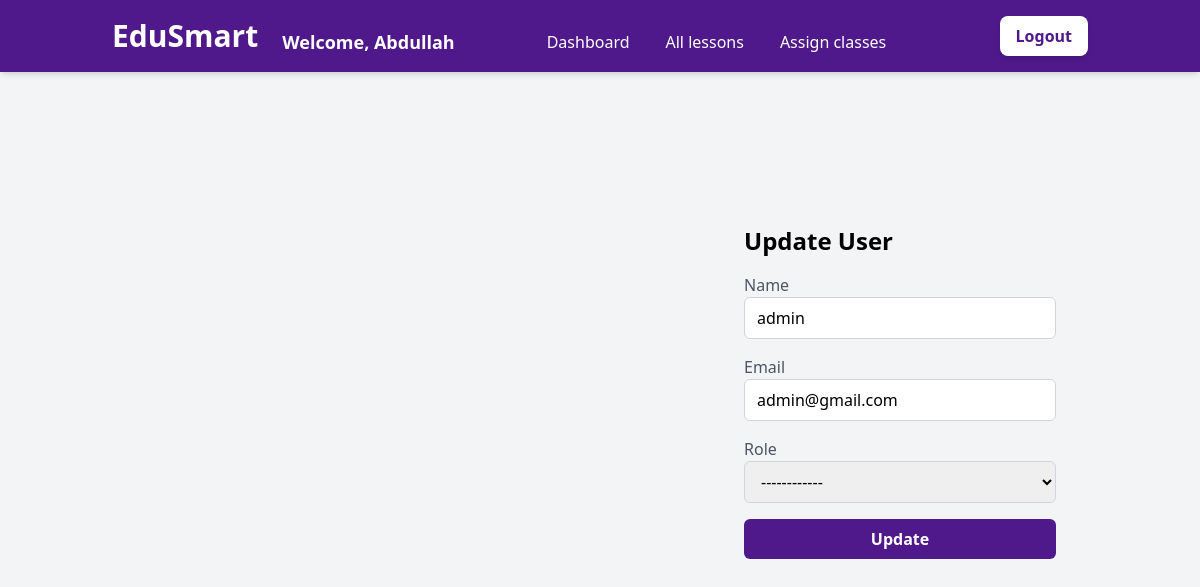
The page /update_user/1/ (signed in) on the database its author committed.
### user_accounts/models.py (models this page shows, shortened)
class CustomUser(AbstractUser):
    username                 = None
    name                     = models.CharField(max_length=255)
    email                    = models.EmailField(max_length=255, unique=True)
    ROLE_CHOICES = [
        ('admin', 'Admin'),
        ('teacher', 'Teacher'),
        ('student', 'Student')
    ]
    role                     = models.CharField(max_length=10, choices=ROLE_CHOICES)
    class_id                 = models.ForeignKey(
        'teacher.Class',
        null=True,
        blank=True,
        on_delete=models.SET_NULL
    )
    USERNAME_FIELD = 'email'
    REQUIRED_FIELDS = ['name']
    objects = MyAccountManager()

### user_accounts/views.py (the view, shortened to what this page needs)
# urls.py: path('update_user/<int:id>/', update_user, name='update_user'),
@login_required(login_url='/login')
def update_user(request, id):
    user = get_object_or_404(CustomUser, id=id)
    name = request.POST.get('name')
    email = request.POST.get('email')
    role = request.POST.get('role')
    context = {'form': user}
    return render(request, "user_accounts/update_user.html", context)

### user_accounts/templates/user_accounts/update_user.html (shortened to what this page needs)
{% extends 'base.html' %}
{% block content %}
<div class="bg-gray-100 flex justify-center items-center min-h-screen">
    <div class="w-1/2 min-h-screen hidden lg:block">
    </div>
    <div class="lg:p-36 md:p-52 sm:20 p-8 w-full lg:w-1/2">
        <h1 class="text-2xl font-semibold mb-4">Update User</h1>
        <form method="post" enctype="multipart/form-data">
            <div class="mb-4">
                <label for="name" class="block text-gray-600">Name</label>
                <input type="text" id="name" name="name" value="{{form.name}}" autofocus required
                    class="w-full border border-gray-300 rounded-md py-2 px-3 focus:outline-none focus:border-[#4F198B]"
                    autocomplete="off">
            </div>
            <div class="mb-4">
                <label for="email" class="block text-gray-600">Email</label>
                <input type="email" id="email" name="email" value="{{form.email}}" required
                    class="w-full border border-gray-300 rounded-md py-2 px-3 focus:outline-none focus:border-[#4F198B]"
                    autocomplete="on">
            </div>
            <div class="mb-4">
                <label for="role" class="block text-gray-600">Role</label>
                <select
                    class="w-full border border-gray-300 rounded-md py-2 px-3 focus:outline-none focus:border-[#4F198B]"
                    name="role" id="role">
                    <option value="">------------</option>
                </select>
            </div>
            <button type="submit"
                class="bg-[#4F198B] hover:opacity-90 text-white font-semibold rounded-md py-2 px-4 w-full">Update</button>
        </form>
    </div>
</div>
{% endblock %}

### templates/navbar.html (shortened to what this page needs)
<header class="fixed top-0 left-0 w-full py-4 bg-[#4F198B] text-white shadow-md z-50">
    <div class="container mx-auto flex justify-between items-center px-6">
        <a
            href="{% if request.user.is_superuser %} {% url 'custom_admin' %} {% elif request.user.role == 'teacher' %} {% url 'teacher_dashboard' %} {% else %} {% url 'student_dashboard' %} {% endif %}">
            <h1 class="text-3xl font-bold">
                EduSmart
            </h1>
        </a>
        {% if request.user.is_authenticated %}
        <h3 class="text-lg font-semibold mt-3 ml-6">
            Welcome, {{request.user.name}}
        </h3>
        {% endif %}
        <ul
            class='lg:flex lg:gap-x-3 max-lg:space-y-3 max-lg:fixed max-lg:bg-white max-lg:w-1/2 max-lg:min-w-[300px] max-lg:top-3 max-lg:left-0 max-lg:p-6 max-lg:h-full max-lg:shadow-md max-lg:overflow-auto z-50 ml-20 mt-3 hidden'>
            {% if request.user.is_authenticated %}
            <a
                href="{% if request.user.is_superuser %} {% url 'custom_admin' %} {% elif request.user.role == 'teacher' %} {% url 'teacher_dashboard' %} {% else %} {% url 'student_dashboard' %} {% endif %}">
                <li class='max-lg:border-b max-lg:py-3 px-3'>
                    Dashboard
                </li>
            </a>
            {% endif %}
            {% if request.user.role == 'teacher' %}
            <a href="{% url 'all_lessons' %}">
                <li class='max-lg:border-b max-lg:py-3 px-3'>
                    All lessons
                </li>
            </a>
            <a href="{% url 'assign_students' %}">
                <li class='max-lg:border-b max-lg:py-3 px-3'>
                    Assign classes
                </li>
            </a>
            {% endif %}
        </ul>
        <div class="flex ml-auto items-center space-x-6">
            {% if request.user.is_authenticated %}
            <a href="{% url 'logout' %}">
                <button
                    class="bg-white text-[#4F198B] py-2 px-4 rounded-lg font-semibold shadow-md hover:bg-gray-100 transition duration-300">
                    Logout
                </button>
            </a>
            {% endif %}
        </div>
    </div>
</header>

### rows shown on the page
CustomUser: user.name "Abdullah"
CustomUser: name "admin", email "admin@gmail.com"
